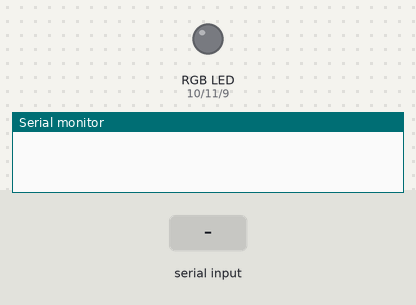
Bench run of a sketch on a simulated Arduino Uno, built with avr-gcc and run on an emulated ATmega328P. Parts: an RGB LED mixed from three pins (HIGH = lit), the last lines printed to the serial monitor. The inputs (shaded band) are chosen by the test bench.

Above: at 1.2 s.
1.3 s: "30,150\n" received over Serial
At 2.1 s:
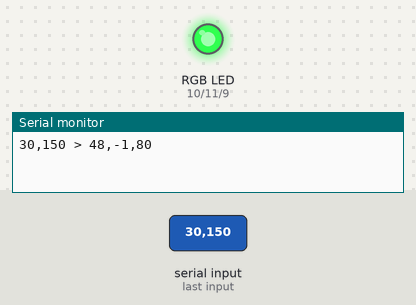
Timing chart, 0 to 4.3 s (numbered marks = the images above; inputs shaded):
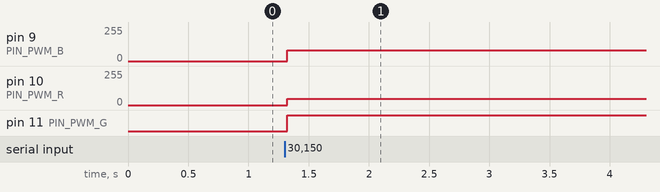

The sketch:

_10.0.6_-_Controlando_Tiras_LED_RGB_via_serie.ino
```cpp
/*
Curso de Arduino


Descripcion
Controlaremos del color de una tira de leds RGB via puerto serie
Usaremos transistores mosfet para controlar la tira de leds

Montaje


Transistor Mosfet Azul     9
Transistor Mosfet Rojo    10
Transistor Mosfet Verde   11

Selector de colores
https://www.w3schools.com/colors/colors_picker.asp

by JAVacasM
*/

/* ==== Defines - Constantes ==== */
#define PIN_PWM_G          11
#define PIN_PWM_R          10
#define PIN_PWM_B           9
/* ==== END Defines ==== */


#define ERROR_CONVERSION -1

/* ==== Setup - Configuracion ==== */
void setup() {
  Serial.begin(9600); // Configuramos la conexion serie
}
/* ==== END Setup ==== */

/* ==== Loop - Codigo que se repite==== */
void loop() {

  if ( Serial.available() > 6 ) { // Al menos necesitamos 6 caracteres
    String sCadena="";
    while( Serial.available() > 0 ){  // Leemos todos los caracteres disponibles
      char c = char(Serial.read());
      if( ( c != '\n' ) && ( c != '\r' ) )  {//Los caracteres de fin de linea no los guardamos
        sCadena += c;
      }
    }
    Serial.print(sCadena.c_str()); // Enviamos lo que hemos leido
    Serial.print(" > ");

    // Cogemos los primeros 6 y los convertimos
    int iBrilloR = hexToByte( sCadena.substring(0 , 2).c_str()); // Los 2 primeros el rojo
    int iBrilloG = hexToByte( sCadena.substring(2 , 4).c_str()); // Los 2 siguientes el verde
    int iBrilloB = hexToByte( sCadena.substring(4 , 6).c_str()); // Los 2 ultimos el azul

    setColor(iBrilloR, iBrilloG, iBrilloB); // Establecemos los valores recibidos del pwm
  }

  delay(30);   // Esperamos un tiempo a que se estabilice el brillo
}
/* ==== END Loop ==== */

/* ==== Funciones =====*/
// Establecemos los valores de PWM y los enviamos via puerto serie
void setColor( int iBrilloR, int iBrilloG, int iBrilloB){
  Serial.print(iBrilloR); // Enviamos los valores de vuelta por el puerto serie
  Serial.print(",");
  Serial.print(iBrilloG);
  Serial.print(",");
  Serial.println(iBrilloB);

  analogWrite(PIN_PWM_G, iBrilloG); // Establecemos los valroes de PWM de los 3 colores
  analogWrite(PIN_PWM_R, iBrilloR);
  analogWrite(PIN_PWM_B, iBrilloB);
}

// Conversion de char a cifra hexadecimal
// Tabla ASCII  https://upload.wikimedia.org/wikipedia/commons/d/dd/ASCII-Table.svg
int charToDigit(char c){
  if ( ( c >= '0' ) && ( c <= '9') ) { // Si es un numero 0-9
    return      c - '0';
  } else if ( ( c >= 'A' ) && ( c <= 'F') ) { // Si es una letra A-F
    return 10 + c - 'A';
  } else if ( ( c >= 'a' ) && ( c <= 'f') ) { // Si es una letra a-f
    return 10 + c - 'a';
  }
  // Si llegamos aqui es que es otro tipo de caracter
  return ERROR_CONVERSION;
}

// Conversion de 2 caracteres a byte hexadecimal
int hexToByte(char cs[2]){
  int iFirstDigit = charToDigit( cs[0] );   // Primer digito
  int iSecondDigit = charToDigit( cs[1] );  // Segundo digito

  // Si hay algun error, lo damos todo por erroneo
  if ( ( iFirstDigit == ERROR_CONVERSION ) || ( iSecondDigit == ERROR_CONVERSION) )
    return ERROR_CONVERSION;

  return iFirstDigit * 16 + iSecondDigit; //Convertimos los 2 digitos a su valor hexadecimal
}


/* ==== Funciones =====*/
```

Measured:
- after the input at 1.3 s, pin 9 (PIN_PWM_B): 0/255 → 80/255 at once; pin 10 (PIN_PWM_R): 0/255 → 48/255 at once; pin 11 (PIN_PWM_G): LOW → HIGH at once
